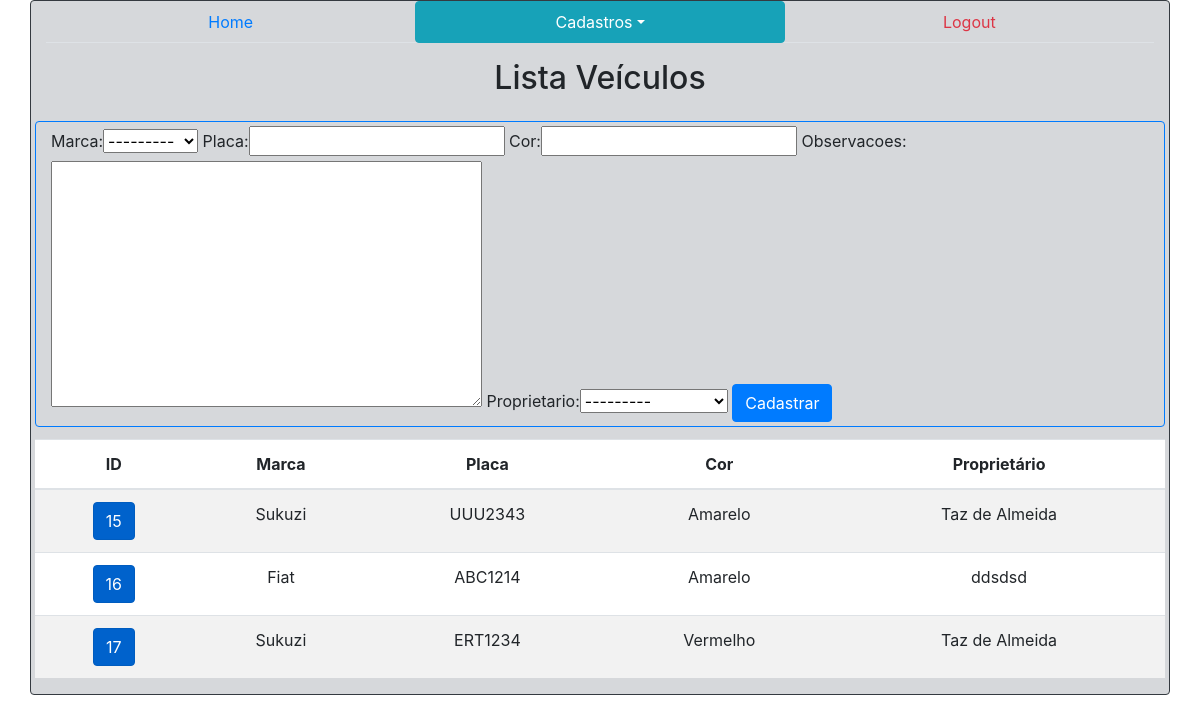
Page /sistema/veiculos/ (signed in) on the committed database.
### core/models.py (models this page shows, shortened)
class Veiculo(models.Model):
	marca = models.ForeignKey(Marca, on_delete=models.CASCADE)
	placa = models.CharField(max_length=7)
	cor = models.CharField(max_length=15)
	observacoes = models.TextField()
	proprietario = models.ForeignKey(Pessoa, on_delete=models.CASCADE)

class Marca(models.Model):
	nome = models.CharField(max_length=50)
	def __str__(self):
		return self.nome

class Pessoa(models.Model):
	nome = models.CharField(max_length=50)
	endereco = models.CharField(max_length=100)
	telefone = models.CharField(max_length=20)
	def __str__(self):
		return self.nome

### core/views.py (the view)
# urls.py: path('veiculos/', lista_veiculos, name='core_lista_veiculos'),
@login_required
def lista_veiculos(request):
	veiculos = Veiculo.objects.all()
	form = VeiculoForm()
	data = {'veiculos': veiculos, 'form': form}
	return render(request, 'core/lista_veiculos.html', data)

### core/forms.py
class VeiculoForm(ModelForm):
	class Meta:
		model = Veiculo
		fields = '__all__'

### core/templates/core/lista_veiculos.html (shortened to what this page needs)
{% extends 'base.html' %}
{% load bootstrap %}
{% block menu %}
<div class="row mb-3">
	<div class="col-sm-12">
		<ul class="nav nav-tabs nav-justified">
			<li class="nav-item">
    			<a class="nav-link btn btn-outline-primary"
    			href="{% url 'core_home' %}">Home</a>
  			</li>
  			<li class="nav-item dropdown">
    			<a class="nav-link dropdown-toggle btn btn-outline-info active" data-toggle="dropdown" href="#" role="button" aria-haspopup="true" aria-expanded="false">Cadastros</a>
  			</li>
  			<li class="nav-item">
    			<a class="nav-link btn btn-outline-danger" href="/accounts/logout">Logout</a>
  			</li>
		</ul>
	</div>
</div>
{% endblock %}
{% block main %}
<div class="row mb-3">
	<div class="col-sm-12 text-center">
		<h2>Lista Veículos</h2>
	</div>
</div>
<div class="row pl-1 pr-1 pb-1 mb-2">
	<div class="col-sm-12 border border-primary rounded pt-1 pb-1"
	style="max-height: 695px">
		<form class="" action="{% url 'core_cadastra_veiculos' %}"
		method="POST">
		{{ form|bootstrap }}
			<button class="btn btn-primary"
			type="submit">Cadastrar</button>
		</form>
	</div>
</div>
<div class="row">
	<div class="col-sm-12 pl-1 pr-1 text-center table-responsive">
		<table class="table table-striped">
  			<thead>
    			<tr>
      				<th scope="col">ID</th>
				    <th scope="col">Marca</th>
				    <th scope="col">Placa</th>
				    <th scope="col">Cor</th>
				    <th scope="col">Proprietário</th>
    			</tr>
  			</thead>
  			<tbody>
					{% for veiculo in veiculos %}
				<tr>
      				<th scope="row">
      					<a href="{% url 'core_update_veiculos' veiculo.id %}" class="btn btn-primary active"
						role="button" aria-pressed="true">
   						{{veiculo.id}}
  						</a>
      				</th>
      				<td>{{veiculo.marca}}</td>
      				<td>{{veiculo.placa}}</td>
      				<td>{{veiculo.cor}}</td>
      				<td>{{veiculo.proprietario}}</td>
    			</tr>
 					{% endfor %}
  			</tbody>
		</table>
   	</div>
</div>
{% endblock %}

### rows in the picture
Veiculo: id "15", marca "Sukuzi", placa "UUU2343", cor "Amarelo", proprietario "Taz de Almeida"
Veiculo: id "16", marca "Fiat", placa "ABC1214", cor "Amarelo", proprietario "ddsdsd"
Veiculo: id "17", marca "Sukuzi", placa "ERT1234", cor "Vermelho", proprietario "Taz de Almeida"
